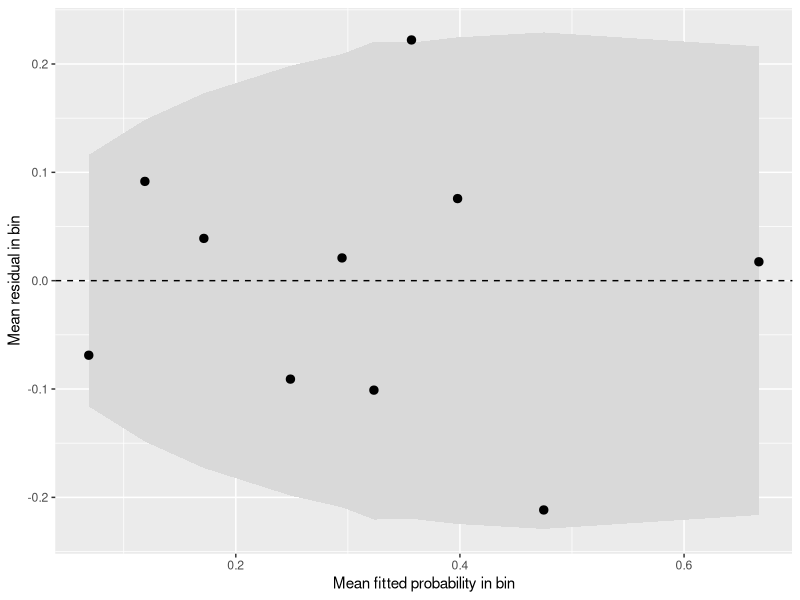
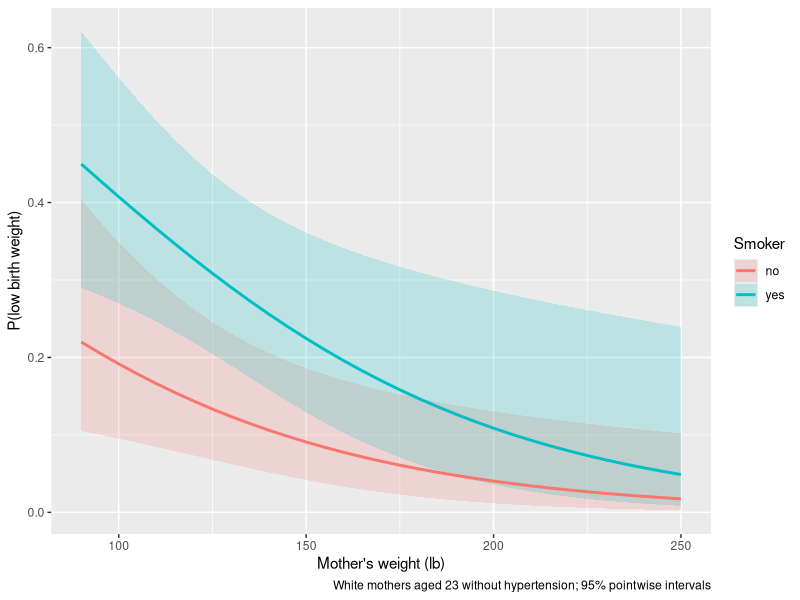

The R script that drew these images, in order:
# Session 29 — A modelling workflow from question to communication
# Prof. Dae-Jin Lee (daelee@faculty.ie.edu) --- Statistical Modelling (BAM), IE University
# Plain-script version of 29-workflow-template.Rmd. Run: Rscript 29-workflow-template.R

## ----data---------------------------------------------------------------------
library(tidyverse)
library(mgcv)
bw <- MASS::birthwt |>
  mutate(low = as.integer(low),
         smoke = factor(smoke, levels = 0:1, labels = c("no", "yes")),
         race = factor(race, levels = 1:3, labels = c("white", "black", "other")),
         ht = factor(ht, levels = 0:1, labels = c("no", "yes")))
nrow(bw); sum(bw$low)                 # 189 births, 59 low birth weight
bw |> group_by(smoke) |> summarise(n = n(), p_low = mean(low))
summary(bw$lwt)                       # mother's weight in pounds


## ----models-------------------------------------------------------------------
m_glm <- glm(low ~ smoke + lwt + age + race + ht, family = binomial, data = bw)
m_gam <- gam(low ~ smoke + s(lwt) + s(age) + race + ht, family = binomial, data = bw,
             method = "REML")
summary(m_gam)$s.table               # edf close to 1 means "linear is enough"
AIC(m_glm, m_gam)


## ----binned, fig.width = 7, fig.height = 4------------------------------------
binned_resid <- function(fit, nbins = 10) {
  tibble(p = fitted(fit), r = bw$low - fitted(fit)) |>
    mutate(bin = cut_number(p, nbins)) |>
    group_by(bin) |>
    summarise(p_mean = mean(p), r_mean = mean(r),
              se = sqrt(mean(p) * (1 - mean(p)) / n()), .groups = "drop")
}
br <- binned_resid(m_glm)
ggplot(br, aes(p_mean, r_mean)) +
  geom_ribbon(aes(ymin = -2 * se, ymax = 2 * se), fill = "grey85") +
  geom_point(size = 2.5) + geom_hline(yintercept = 0, linetype = 2) +
  labs(x = "Mean fitted probability in bin", y = "Mean residual in bin")
mean(abs(br$r_mean) <= 2 * br$se)    # share of bins inside the band


## ----influence----------------------------------------------------------------
sort(cooks.distance(m_glm), decreasing = TRUE)[1:3]


## ----or-----------------------------------------------------------------------
est <- coef(summary(m_glm))["smokeyes", ]
or  <- exp(est["Estimate"] + c(0, -1.96, 1.96) * est["Std. Error"])
round(setNames(or, c("OR", "lower", "upper")), 2)
exp(confint(m_glm)["smokeyes", ])    # profile-likelihood interval


## ----figure, fig.width = 7, fig.height = 4------------------------------------
nd <- expand_grid(lwt = seq(90, 250, by = 5), smoke = c("no", "yes"),
                  age = 23, race = "white", ht = "no")
pr <- predict(m_glm, newdata = nd, type = "link", se.fit = TRUE)
nd <- nd |> mutate(fit = plogis(pr$fit), lo = plogis(pr$fit - 1.96 * pr$se.fit),
                   hi = plogis(pr$fit + 1.96 * pr$se.fit))
ggplot(nd, aes(lwt, fit, colour = smoke, fill = smoke)) +
  geom_ribbon(aes(ymin = lo, ymax = hi), alpha = 0.2, colour = NA) +
  geom_line(linewidth = 1) +
  labs(x = "Mother's weight (lb)", y = "P(low birth weight)", colour = "Smoker", fill = "Smoker",
       caption = "White mothers aged 23 without hypertension; 95% pointwise intervals")
